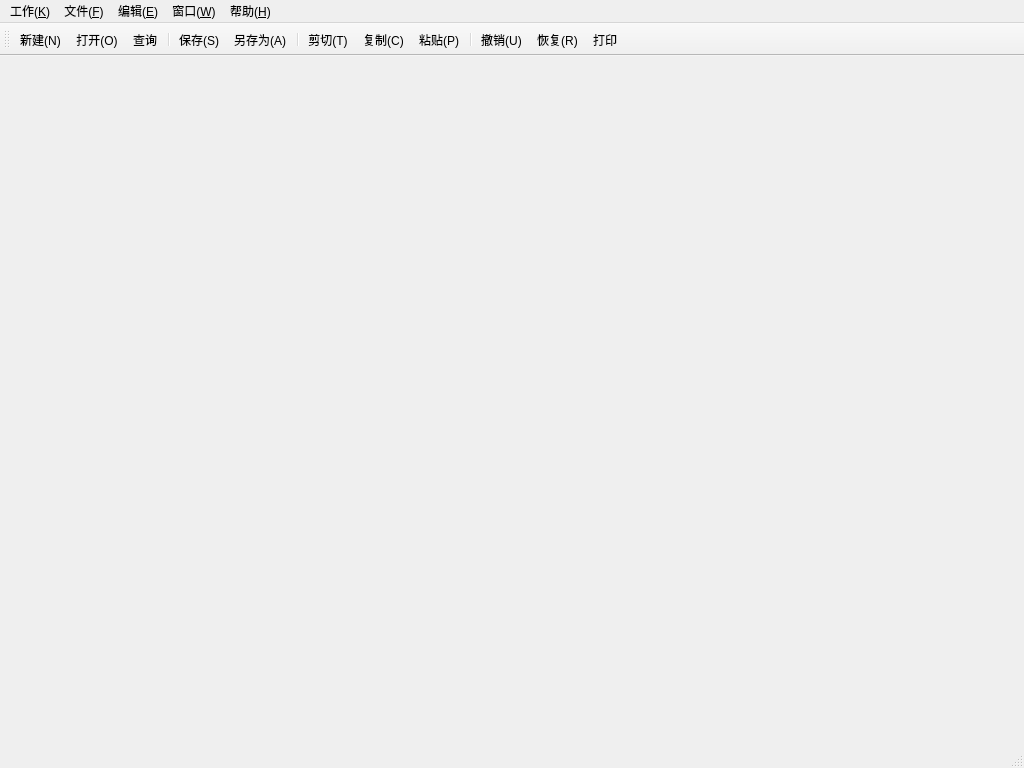
<?xml version="1.0" encoding="UTF-8"?>
<ui version="4.0">
 <class>MainWindow</class>
 <widget class="QMainWindow" name="MainWindow">
  <property name="geometry">
   <rect>
    <x>0</x>
    <y>0</y>
    <width>1024</width>
    <height>768</height>
   </rect>
  </property>
  <property name="windowTitle">
   <string>星达ERP</string>
  </property>
  <property name="windowIcon">
   <iconset resource="myImage.qrc">
    <normaloff>:/myImage/images/Logo.jpg</normaloff>:/myImage/images/Logo.jpg</iconset>
  </property>
  <widget class="QWidget" name="centralWidget">
   <layout class="QGridLayout" name="gridLayout">
    <item row="0" column="0">
     <widget class="DataTableWidget" name="widget" native="true"/>
    </item>
   </layout>
  </widget>
  <widget class="QMenuBar" name="menuBar">
   <property name="geometry">
    <rect>
     <x>0</x>
     <y>0</y>
     <width>1024</width>
     <height>26</height>
    </rect>
   </property>
   <widget class="QMenu" name="menuF">
    <property name="title">
     <string>文件(&amp;F)</string>
    </property>
    <addaction name="actionNew"/>
    <addaction name="actionOpen"/>
    <addaction name="action_query"/>
    <addaction name="separator"/>
    <addaction name="actionSave"/>
    <addaction name="actionSaveAs"/>
    <addaction name="separator"/>
    <addaction name="actionExit"/>
    <addaction name="actionprint"/>
   </widget>
   <widget class="QMenu" name="menuE">
    <property name="title">
     <string>编辑(&amp;E)</string>
    </property>
    <addaction name="actionUndo"/>
    <addaction name="actionRedo"/>
    <addaction name="separator"/>
    <addaction name="actionCut"/>
    <addaction name="actionCopy"/>
    <addaction name="actionPaste"/>
   </widget>
   <widget class="QMenu" name="menuW">
    <property name="title">
     <string>窗口(&amp;W)</string>
    </property>
    <addaction name="actionClose"/>
    <addaction name="actionCloseAll"/>
    <addaction name="separator"/>
    <addaction name="actionTile"/>
    <addaction name="actionCascade"/>
    <addaction name="separator"/>
    <addaction name="actionNext"/>
    <addaction name="actionPrevious"/>
   </widget>
   <widget class="QMenu" name="menuH">
    <property name="title">
     <string>帮助(&amp;H)</string>
    </property>
    <addaction name="actionAbout"/>
   </widget>
   <widget class="QMenu" name="menuK">
    <property name="title">
     <string>工作(&amp;K)</string>
    </property>
    <widget class="QMenu" name="menu">
     <property name="title">
      <string>销售</string>
     </property>
     <property name="icon">
      <iconset resource="myImage.qrc">
       <normaloff>:/myImage/images/quote.ico</normaloff>:/myImage/images/quote.ico</iconset>
     </property>
     <addaction name="actionQuote"/>
     <addaction name="actionCheck"/>
     <addaction name="actionAdjust"/>
     <addaction name="separator"/>
     <addaction name="actionOrder"/>
    </widget>
    <widget class="QMenu" name="menu_5">
     <property name="title">
      <string>质保</string>
     </property>
     <property name="icon">
      <iconset resource="myImage.qrc">
       <normaloff>:/myImage/images/microscope.png</normaloff>:/myImage/images/microscope.png</iconset>
     </property>
     <widget class="QMenu" name="menu_6">
      <property name="title">
       <string>力学性能</string>
      </property>
      <addaction name="menu_UT"/>
      <addaction name="menu_PT"/>
      <addaction name="menu_MT"/>
      <addaction name="actionchongji"/>
      <addaction name="actionlasheng"/>
      <addaction name="actionyindu"/>
     </widget>
     <addaction name="actionPMI"/>
     <addaction name="menu_6"/>
     <addaction name="actionInspection"/>
    </widget>
    <widget class="QMenu" name="menu_10">
     <property name="title">
      <string>仓库</string>
     </property>
     <property name="icon">
      <iconset resource="myImage.qrc">
       <normaloff>:/myImage/images/warehouse.png</normaloff>:/myImage/images/warehouse.png</iconset>
     </property>
     <addaction name="actiongangcai_2"/>
     <addaction name="actionwujin_2"/>
     <addaction name="actionshebei"/>
    </widget>
    <widget class="QMenu" name="menu_2">
     <property name="title">
      <string>生产</string>
     </property>
     <property name="icon">
      <iconset resource="myImage.qrc">
       <normaloff>:/myImage/images/machine.png</normaloff>:/myImage/images/machine.png</iconset>
     </property>
     <widget class="QMenu" name="menu_3">
      <property name="title">
       <string>锻造</string>
      </property>
      <addaction name="action1T"/>
      <addaction name="action2T"/>
      <addaction name="actionyaji"/>
      <addaction name="actionwaixie"/>
      <addaction name="actionFgInput"/>
     </widget>
     <widget class="QMenu" name="menu_4">
      <property name="title">
       <string>机加工</string>
      </property>
      <property name="icon">
       <iconset resource="myImage.qrc">
        <normaloff>:/myImage/images/robot_32px.png</normaloff>:/myImage/images/robot_32px.png</iconset>
      </property>
      <addaction name="actionjingong"/>
      <addaction name="actionjijiaweixie"/>
      <addaction name="actionMchInput"/>
     </widget>
     <addaction name="actionPlan"/>
     <addaction name="actionprepare"/>
     <addaction name="menu_3"/>
     <addaction name="actionHT"/>
     <addaction name="menu_4"/>
     <addaction name="separator"/>
     <addaction name="separator"/>
     <addaction name="actionScrap"/>
    </widget>
    <widget class="QMenu" name="menu_8">
     <property name="title">
      <string>技术</string>
     </property>
     <property name="icon">
      <iconset resource="myImage.qrc">
       <normaloff>:/myImage/images/Drawing.png</normaloff>:/myImage/images/Drawing.png</iconset>
     </property>
     <addaction name="actiongongyi"/>
     <addaction name="actionjiagongtuzhi"/>
     <addaction name="actionbiaozhunguifan"/>
    </widget>
    <widget class="QMenu" name="menu_9">
     <property name="title">
      <string>采购</string>
     </property>
     <property name="icon">
      <iconset resource="myImage.qrc">
       <normaloff>:/myImage/images/buy.ico</normaloff>:/myImage/images/buy.ico</iconset>
     </property>
     <addaction name="actiongangcai"/>
     <addaction name="actionwujin"/>
    </widget>
    <widget class="QMenu" name="menu_11">
     <property name="title">
      <string>查询报表</string>
     </property>
     <addaction name="actionorder"/>
     <addaction name="actionwaixie_2"/>
     <addaction name="actionsc"/>
     <addaction name="actionjindu"/>
    </widget>
    <addaction name="actionHomepage"/>
    <addaction name="separator"/>
    <addaction name="menu"/>
    <addaction name="menu_2"/>
    <addaction name="menu_5"/>
    <addaction name="menu_9"/>
    <addaction name="menu_10"/>
    <addaction name="actionlogistics"/>
    <addaction name="actionFinance"/>
    <addaction name="menu_8"/>
    <addaction name="menu_11"/>
    <addaction name="actionziyuan"/>
   </widget>
   <addaction name="menuK"/>
   <addaction name="menuF"/>
   <addaction name="menuE"/>
   <addaction name="menuW"/>
   <addaction name="menuH"/>
  </widget>
  <widget class="QToolBar" name="toolBar">
   <attribute name="toolBarArea">
    <enum>TopToolBarArea</enum>
   </attribute>
   <attribute name="toolBarBreak">
    <bool>false</bool>
   </attribute>
   <addaction name="actionNew"/>
   <addaction name="actionOpen"/>
   <addaction name="action_query"/>
   <addaction name="separator"/>
   <addaction name="actionSave"/>
   <addaction name="actionSaveAs"/>
   <addaction name="separator"/>
   <addaction name="actionCut"/>
   <addaction name="actionCopy"/>
   <addaction name="actionPaste"/>
   <addaction name="separator"/>
   <addaction name="actionUndo"/>
   <addaction name="actionRedo"/>
   <addaction name="actionprint"/>
  </widget>
  <widget class="QStatusBar" name="statusBar"/>
  <action name="actionNew">
   <property name="icon">
    <iconset resource="myImage.qrc">
     <normaloff>:/myImage/images/new.png</normaloff>:/myImage/images/new.png</iconset>
   </property>
   <property name="text">
    <string>新建(&amp;N)</string>
   </property>
   <property name="toolTip">
    <string>新建</string>
   </property>
   <property name="shortcut">
    <string>Ctrl+N</string>
   </property>
  </action>
  <action name="actionOpen">
   <property name="icon">
    <iconset resource="myImage.qrc">
     <normaloff>:/myImage/images/open.png</normaloff>:/myImage/images/open.png</iconset>
   </property>
   <property name="text">
    <string>打开(&amp;O)...</string>
   </property>
   <property name="toolTip">
    <string>打开</string>
   </property>
   <property name="shortcut">
    <string>Ctrl+O</string>
   </property>
  </action>
  <action name="actionSave">
   <property name="icon">
    <iconset resource="myImage.qrc">
     <normaloff>:/myImage/images/save.png</normaloff>:/myImage/images/save.png</iconset>
   </property>
   <property name="text">
    <string>保存(&amp;S)</string>
   </property>
   <property name="toolTip">
    <string>保存</string>
   </property>
   <property name="shortcut">
    <string>Ctrl+S</string>
   </property>
  </action>
  <action name="actionSaveAs">
   <property name="icon">
    <iconset resource="myImage.qrc">
     <normaloff>:/myImage/images/saveAs.png</normaloff>:/myImage/images/saveAs.png</iconset>
   </property>
   <property name="text">
    <string>另存为(&amp;A)...</string>
   </property>
   <property name="toolTip">
    <string>另存为</string>
   </property>
  </action>
  <action name="actionExit">
   <property name="icon">
    <iconset resource="myImage.qrc">
     <normaloff>:/myImage/images/exit.png</normaloff>:/myImage/images/exit.png</iconset>
   </property>
   <property name="text">
    <string>退出(&amp;X)</string>
   </property>
   <property name="toolTip">
    <string>退出</string>
   </property>
  </action>
  <action name="actionUndo">
   <property name="icon">
    <iconset resource="myImage.qrc">
     <normaloff>:/myImage/images/undo.png</normaloff>:/myImage/images/undo.png</iconset>
   </property>
   <property name="text">
    <string>撤销(&amp;U)</string>
   </property>
   <property name="toolTip">
    <string>撤销</string>
   </property>
   <property name="shortcut">
    <string>Ctrl+Z</string>
   </property>
  </action>
  <action name="actionRedo">
   <property name="icon">
    <iconset resource="myImage.qrc">
     <normaloff>:/myImage/images/redo.png</normaloff>:/myImage/images/redo.png</iconset>
   </property>
   <property name="text">
    <string>恢复(&amp;R)</string>
   </property>
   <property name="toolTip">
    <string>恢复</string>
   </property>
   <property name="shortcut">
    <string>Ctrl+Y</string>
   </property>
  </action>
  <action name="actionCut">
   <property name="icon">
    <iconset resource="myImage.qrc">
     <normaloff>:/myImage/images/cut.png</normaloff>:/myImage/images/cut.png</iconset>
   </property>
   <property name="text">
    <string>剪切(&amp;T)</string>
   </property>
   <property name="toolTip">
    <string>剪切</string>
   </property>
   <property name="shortcut">
    <string>Ctrl+X</string>
   </property>
  </action>
  <action name="actionCopy">
   <property name="icon">
    <iconset resource="myImage.qrc">
     <normaloff>:/myImage/images/copy.png</normaloff>:/myImage/images/copy.png</iconset>
   </property>
   <property name="text">
    <string>复制(&amp;C)</string>
   </property>
   <property name="toolTip">
    <string>复制</string>
   </property>
   <property name="shortcut">
    <string>Ctrl+C</string>
   </property>
  </action>
  <action name="actionPaste">
   <property name="icon">
    <iconset resource="myImage.qrc">
     <normaloff>:/myImage/images/paste.png</normaloff>:/myImage/images/paste.png</iconset>
   </property>
   <property name="text">
    <string>粘贴(&amp;P)</string>
   </property>
   <property name="toolTip">
    <string>粘贴</string>
   </property>
   <property name="shortcut">
    <string>Ctrl+V</string>
   </property>
  </action>
  <action name="actionClose">
   <property name="text">
    <string>关闭(&amp;O)</string>
   </property>
   <property name="toolTip">
    <string>关闭</string>
   </property>
  </action>
  <action name="actionCloseAll">
   <property name="text">
    <string>关闭所有窗口(&amp;A)</string>
   </property>
   <property name="toolTip">
    <string>关闭所有窗口</string>
   </property>
  </action>
  <action name="actionTile">
   <property name="text">
    <string>平铺(&amp;T)</string>
   </property>
   <property name="toolTip">
    <string>平铺</string>
   </property>
  </action>
  <action name="actionCascade">
   <property name="text">
    <string>层叠(&amp;C)</string>
   </property>
   <property name="toolTip">
    <string>层叠</string>
   </property>
  </action>
  <action name="actionNext">
   <property name="icon">
    <iconset resource="myImage.qrc">
     <normaloff>:/myImage/images/next.png</normaloff>:/myImage/images/next.png</iconset>
   </property>
   <property name="text">
    <string>下一个(&amp;X)</string>
   </property>
   <property name="toolTip">
    <string>下一个</string>
   </property>
   <property name="shortcut">
    <string>Ctrl+Tab</string>
   </property>
  </action>
  <action name="actionPrevious">
   <property name="icon">
    <iconset resource="myImage.qrc">
     <normaloff>:/myImage/images/previous.png</normaloff>:/myImage/images/previous.png</iconset>
   </property>
   <property name="text">
    <string>前一个(&amp;V)</string>
   </property>
   <property name="toolTip">
    <string>前一个</string>
   </property>
   <property name="shortcut">
    <string>Ctrl+Shift+Backtab</string>
   </property>
  </action>
  <action name="actionAbout">
   <property name="icon">
    <iconset resource="myImage.qrc">
     <normaloff>:/myImage/images/about.png</normaloff>:/myImage/images/about.png</iconset>
   </property>
   <property name="text">
    <string>关于ERP(&amp;A)</string>
   </property>
   <property name="toolTip">
    <string>关于</string>
   </property>
  </action>
  <action name="actionAboutQt">
   <property name="text">
    <string>关于星达ERP(&amp;Q)</string>
   </property>
   <property name="toolTip">
    <string>关于ERP</string>
   </property>
  </action>
  <action name="actionHomepage">
   <property name="icon">
    <iconset resource="myImage.qrc">
     <normaloff>:/myImage/images/Logo_2.jpg</normaloff>:/myImage/images/Logo_2.jpg</iconset>
   </property>
   <property name="text">
    <string>首页</string>
   </property>
  </action>
  <action name="actionlogistics">
   <property name="icon">
    <iconset resource="myImage.qrc">
     <normaloff>:/myImage/images/logistics_32px.ico</normaloff>:/myImage/images/logistics_32px.ico</iconset>
   </property>
   <property name="text">
    <string>物流</string>
   </property>
  </action>
  <action name="actionFinance">
   <property name="icon">
    <iconset resource="myImage.qrc">
     <normaloff>:/myImage/images/finance.png</normaloff>:/myImage/images/finance.png</iconset>
   </property>
   <property name="text">
    <string>财务</string>
   </property>
  </action>
  <action name="actionQuote">
   <property name="icon">
    <iconset resource="myImage.qrc">
     <normaloff>:/myImage/images/Sales.png</normaloff>:/myImage/images/Sales.png</iconset>
   </property>
   <property name="text">
    <string>报价</string>
   </property>
  </action>
  <action name="actionCheck">
   <property name="icon">
    <iconset resource="myImage.qrc">
     <normaloff>:/myImage/images/check.png</normaloff>:/myImage/images/check.png</iconset>
   </property>
   <property name="text">
    <string>审核</string>
   </property>
  </action>
  <action name="actionOrder">
   <property name="icon">
    <iconset resource="myImage.qrc">
     <normaloff>:/myImage/images/order.ico</normaloff>:/myImage/images/order.ico</iconset>
   </property>
   <property name="text">
    <string>订单</string>
   </property>
  </action>
  <action name="actionprint">
   <property name="icon">
    <iconset resource="myImage.qrc">
     <normaloff>:/myImage/images/print.png</normaloff>:/myImage/images/print.png</iconset>
   </property>
   <property name="text">
    <string>打印</string>
   </property>
  </action>
  <action name="action_query">
   <property name="icon">
    <iconset resource="myImage.qrc">
     <normaloff>:/myImage/images/file_manager.png</normaloff>:/myImage/images/file_manager.png</iconset>
   </property>
   <property name="text">
    <string>查询</string>
   </property>
  </action>
  <action name="actionAdjust">
   <property name="icon">
    <iconset resource="myImage.qrc">
     <normaloff>:/myImage/images/adjust.png</normaloff>:/myImage/images/adjust.png</iconset>
   </property>
   <property name="text">
    <string>调价</string>
   </property>
  </action>
  <action name="actionPlan">
   <property name="text">
    <string>计划排产</string>
   </property>
  </action>
  <action name="actionprepare">
   <property name="text">
    <string>备料</string>
   </property>
  </action>
  <action name="actionHT">
   <property name="icon">
    <iconset resource="myImage.qrc">
     <normaloff>:/myImage/images/hot_32px.png</normaloff>:/myImage/images/hot_32px.png</iconset>
   </property>
   <property name="text">
    <string>热处理</string>
   </property>
  </action>
  <action name="action1T">
   <property name="text">
    <string>1T</string>
   </property>
  </action>
  <action name="action2T">
   <property name="text">
    <string>2T</string>
   </property>
  </action>
  <action name="actionyaji">
   <property name="text">
    <string>压机</string>
   </property>
  </action>
  <action name="actionwaixie">
   <property name="text">
    <string>锻造外协</string>
   </property>
  </action>
  <action name="actionjingong">
   <property name="text">
    <string>金工车间</string>
   </property>
  </action>
  <action name="actionjijiaweixie">
   <property name="text">
    <string>机加外协</string>
   </property>
  </action>
  <action name="menu_UT">
   <property name="text">
    <string>UT</string>
   </property>
  </action>
  <action name="menu_PT">
   <property name="text">
    <string>PT</string>
   </property>
  </action>
  <action name="menu_MT">
   <property name="text">
    <string>MT</string>
   </property>
  </action>
  <action name="actionchongji">
   <property name="text">
    <string>冲击</string>
   </property>
  </action>
  <action name="actionlasheng">
   <property name="text">
    <string>拉伸</string>
   </property>
  </action>
  <action name="actionyindu">
   <property name="text">
    <string>硬度</string>
   </property>
  </action>
  <action name="actionInspection">
   <property name="text">
    <string>出厂检验</string>
   </property>
  </action>
  <action name="actionPMI">
   <property name="text">
    <string>PMI</string>
   </property>
  </action>
  <action name="actiongongyi">
   <property name="text">
    <string>工艺流程</string>
   </property>
  </action>
  <action name="actionjiagongtuzhi">
   <property name="text">
    <string>加工图纸</string>
   </property>
  </action>
  <action name="actionbiaozhunguifan">
   <property name="text">
    <string>标准规范</string>
   </property>
  </action>
  <action name="actiongangcai">
   <property name="text">
    <string>钢材</string>
   </property>
  </action>
  <action name="actionwujin">
   <property name="text">
    <string>五金</string>
   </property>
  </action>
  <action name="actiongangcai_2">
   <property name="text">
    <string>钢材台账</string>
   </property>
  </action>
  <action name="actionwujin_2">
   <property name="text">
    <string>五金台账</string>
   </property>
  </action>
  <action name="actionshebei">
   <property name="text">
    <string>设备台账</string>
   </property>
  </action>
  <action name="actionziyuan">
   <property name="text">
    <string>资源管理</string>
   </property>
  </action>
  <action name="actionorder">
   <property name="text">
    <string>合同报表</string>
   </property>
  </action>
  <action name="actionwaixie_2">
   <property name="text">
    <string>外协报表</string>
   </property>
  </action>
  <action name="actionsc">
   <property name="text">
    <string>生产报表</string>
   </property>
  </action>
  <action name="actionScrap">
   <property name="text">
    <string>报废</string>
   </property>
  </action>
  <action name="actionjindu">
   <property name="text">
    <string>生产进度</string>
   </property>
  </action>
  <action name="actionFgInput">
   <property name="icon">
    <iconset resource="myImage.qrc">
     <normaloff>:/myImage/images/enter_32px.png</normaloff>:/myImage/images/enter_32px.png</iconset>
   </property>
   <property name="text">
    <string>锻造进度录入</string>
   </property>
  </action>
  <action name="action1">
   <property name="text">
    <string>1</string>
   </property>
  </action>
  <action name="actionMchInput">
   <property name="text">
    <string>机加进度录入</string>
   </property>
  </action>
 </widget>
 <layoutdefault spacing="6" margin="11"/>
 <customwidgets>
  <customwidget>
   <class>DataTableWidget</class>
   <extends>QWidget</extends>
   <header location="global">qtpandas.views.DataTableView</header>
   <container>1</container>
  </customwidget>
 </customwidgets>
 <resources>
  <include location="myImage.qrc"/>
 </resources>
 <connections/>
</ui>
